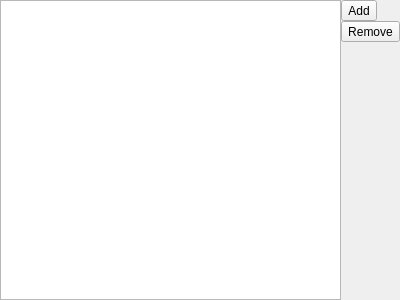
<?xml version="1.0" encoding="UTF-8"?>
<ui version="4.0">
 <class>commonLib::IncludePath</class>
 <widget class="QWidget" name="commonLib::IncludePath">
  <property name="geometry">
   <rect>
    <x>0</x>
    <y>0</y>
    <width>400</width>
    <height>300</height>
   </rect>
  </property>
  <property name="windowTitle">
   <string>Form</string>
  </property>
  <layout class="QHBoxLayout" name="horizontalLayout">
   <property name="spacing">
    <number>0</number>
   </property>
   <property name="leftMargin">
    <number>0</number>
   </property>
   <property name="topMargin">
    <number>0</number>
   </property>
   <property name="rightMargin">
    <number>0</number>
   </property>
   <property name="bottomMargin">
    <number>0</number>
   </property>
   <item>
    <widget class="QTreeWidget" name="pathTree">
     <property name="rootIsDecorated">
      <bool>false</bool>
     </property>
     <property name="itemsExpandable">
      <bool>false</bool>
     </property>
     <property name="expandsOnDoubleClick">
      <bool>false</bool>
     </property>
     <property name="columnCount">
      <number>1</number>
     </property>
     <attribute name="headerVisible">
      <bool>false</bool>
     </attribute>
     <column>
      <property name="text">
       <string notr="true">1</string>
      </property>
     </column>
    </widget>
   </item>
   <item>
    <layout class="QVBoxLayout" name="verticalLayout">
     <item>
      <widget class="QToolButton" name="addPath">
       <property name="text">
        <string>Add</string>
       </property>
       <property name="icon">
        <iconset resource="../../../../../resources/icons/basic/basic_icons.qrc">
         <normaloff>:/basic/add.png</normaloff>:/basic/add.png</iconset>
       </property>
       <property name="iconSize">
        <size>
         <width>16</width>
         <height>16</height>
        </size>
       </property>
      </widget>
     </item>
     <item>
      <widget class="QToolButton" name="removePath">
       <property name="text">
        <string>Remove</string>
       </property>
       <property name="icon">
        <iconset resource="../../../../../resources/icons/basic/basic_icons.qrc">
         <normaloff>:/basic/remove.png</normaloff>:/basic/remove.png</iconset>
       </property>
       <property name="iconSize">
        <size>
         <width>16</width>
         <height>16</height>
        </size>
       </property>
      </widget>
     </item>
     <item>
      <spacer name="verticalSpacer">
       <property name="orientation">
        <enum>Qt::Orientation::Vertical</enum>
       </property>
       <property name="sizeHint" stdset="0">
        <size>
         <width>20</width>
         <height>40</height>
        </size>
       </property>
      </spacer>
     </item>
    </layout>
   </item>
  </layout>
 </widget>
 <resources>
  <include location="../../../../../resources/icons/basic/basic_icons.qrc"/>
  <include location="../../../../../resources/icons/basic/basic_icons.qrc"/>
  <include location="../../../../../resources/icons/basic/basic_icons.qrc"/>
  <include location="../../../../../resources/icons/basic/basic_icons.qrc"/>
 </resources>
 <connections/>
</ui>
